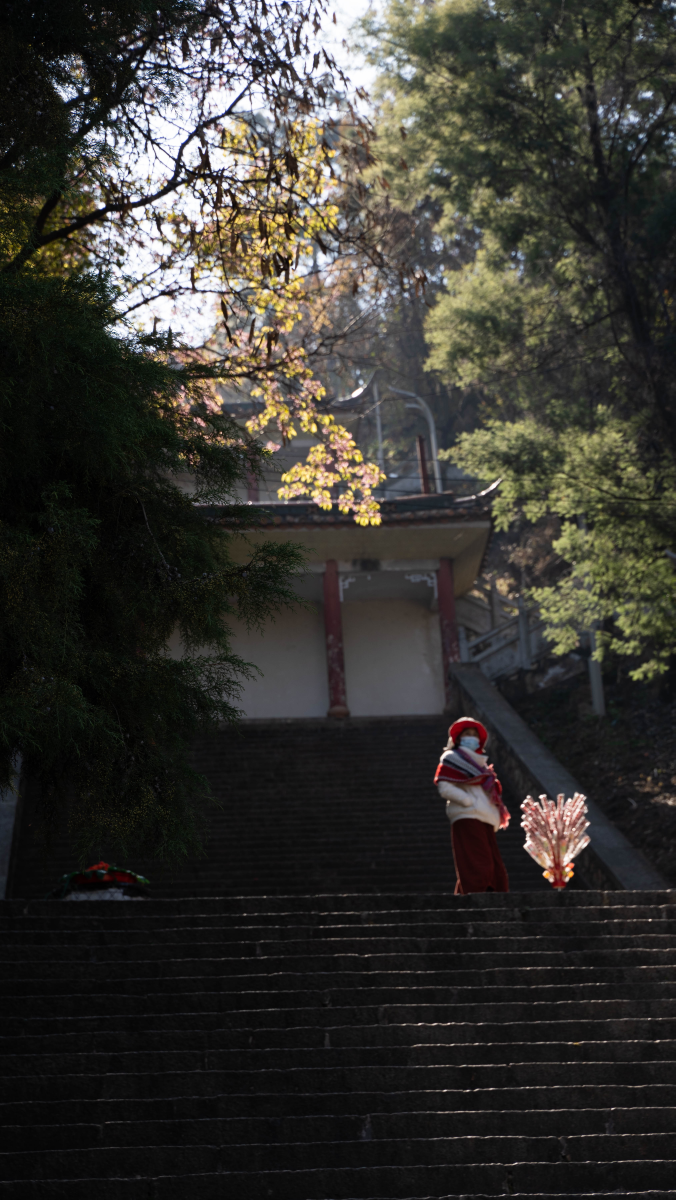
#> input picture travelling/images/丽江/DSC09526.jpg, 3376 x 6000 px (shown at 1/5 size); its folder holds only this picture in this run
$ jupyter execute --allow-errors grabgps.ipynb
#> lines starting #> are read from the running program, lines starting #| are printed output that depends on the picture
[cell 1]
from PIL import Image
from PIL.ExifTags import TAGS, GPSTAGS

def get_exif_data(image_path):
    """
    从图片中提取EXIF数据
    """
#> called with image_path = 'travelling/images/丽江/DSC09526.jpg'
    exif_data = {}
    try:
        image = Image.open(image_path)
#> image is the input picture: PIL image 3376x6000 RGB; mean R, G, B 54.6, 53.2, 48.8
        if hasattr(image, '_getexif'):
            exif_info = image._getexif()
#> exif_info = 46 items
            if exif_info is not None:
                for tag, value in exif_info.items():
                    decoded_tag = TAGS.get(tag, tag)
                    exif_data[decoded_tag] = value
#> this loop made 46 passes
#> (tag, value, decoded_tag) on passes 1, 2, 3, 4, 6, 12, 13, 17, 18, 19, 21, 25: (296, 2, 'ResolutionUnit'), (34665, 212, 'ExifOffset'), (271, 'SONY', 'Make'), (272, 'ILCE-7M3', 'Model'), (306, '2024:01:21 23:07:52', 'DateTime'), (36867, '2024:01:19 12:18:14', 'DateTimeOriginal'), (36868, '2024:01:19 12:18:14', 'DateTimeDigitized'), (37383, 2, 'MeteringMode'), (37384, 0, 'LightSource'), (37385, 16, 'Flash'), (40961, 1, 'ColorSpace'), (36880, '+08:00', 'OffsetTime')
#> (tag, decoded_tag) on passes 5, 7, 8, 9, 10, 11: (305, 'Software'), (282, 'XResolution'), (283, 'YResolution'), (36864, 'ExifVersion'), (37377, 'ShutterSpeedValue'), (37378, 'ApertureValue')
#> after the loop, exif_data = 46 items
    except Exception as e:
        print("Error:", e)
    return exif_data

def get_gps_info(exif_data):
    """
    从EXIF数据中提取GPS信息
    """
    gps_info = {}
    if 'GPSInfo' in exif_data:
        for tag, value in exif_data['GPSInfo'].items():
            decoded_tag = GPSTAGS.get(tag, tag)
            gps_info[decoded_tag] = value
    return gps_info

def extract_image_info(image_path):
    """
    提取图片信息：GPS定位、拍摄时间等
    """
    exif_data = get_exif_data(image_path)
#> exif_data = 46 items
    gps_info = get_gps_info(exif_data)
#> gps_info = 0 items

    print("Image Information:")
    print("-------------------")
    print("GPS Info:")
    for key, value in gps_info.items():
        print(f"{key}: {value}")
#> this loop made 0 passes

    if 'DateTimeOriginal' in exif_data:
        print(f"DateTimeOriginal: {exif_data['DateTimeOriginal']}")
#| DateTimeOriginal: 2024:01:19 12:18:14
#> `exif_data,gps_info = extract_image_info(image_path)`: exif_data = 46 items; gps_info = 0 items
    elif 'DateTime' in exif_data:
        print(f"DateTime: {exif_data['DateTime']}")
    else:
        print("No capture time information found.")
    return exif_data,gps_info
import numpy as np
from glob import glob
imglist = glob('C:/Users/Squar/Documents/GitHub/Squarerootof6.github.io/travelling/images/fulls/丽江/*.jpg')
print(imglist)
#> (the rest of this cell did not finish here and is left out)

[cell 2]
import requests
import pandas as pd
import time
import random

#通过经纬度获得城市名和城市地址（省市区）
# [14 lines left out: function get_address, not called in this run]
#通过经纬度获得城市名和城市地址（省市区）
def get_loc(address):
    ak = 'Qy47bEF4AFLUlYbVijW5MgBdfUmg7pvt'
    url = f"https://api.map.baidu.com/geocoding/v3/?address={address}&output=json&ak={ak}&"
    response = requests.get(url)
    referer = response.headers
    print("Referer:", referer)
    data = response.json()
    print(data)

    return data['result']['location']


#替换成自己的ak


'''#将文档中每一行经纬度，请求接口，返回并打印数据
city_list = []
address_list = []
for index, row in df.iterrows():
    lat = row['latitude']
    lng = row['longitude']
    city1, address1 = get_address(lat, lng, ak)
    print(city1, address1)
    #将数据加入列表中
    city_list.append(city1)
    address_list.append(address1)
    sleep_time = random.uniform(0.04, 0.2)
    time.sleep(sleep_time)   #个人开发者API请求每秒最多30次，休息一下'''
#get_address(lt,lo)
get_loc('大理')
#> (the call stopped at in get_loc, `response = requests.get(url)`: the network is not available in this run)

[cell 3]
import socket

# 查看当前主机名
print('当前主机名称为 : ' + socket.gethostname())

# 根据主机名称获取当前IP
print('当前主机的IP为: ' + socket.gethostbyname(socket.gethostname()))


# 下方代码为获取当前主机IPV4 和IPV6的所有IP地址(所有系统均通用)
addrs = socket.getaddrinfo(socket.gethostname(),None)

for item in addrs:
    print(item)

# 仅获取当前IPV4地址
print('当前主机IPV4地址为:' + [item[4][0] for item in addrs if ':' not in item[4][0]][0])

# 同上仅获取当前IPV4地址
for item in addrs:
    if ':' not in item[4][0]:
        print('当前主机IPV4地址为:' + item[4][0])
        break

[cell 4]
import requests

#> (the rest of this cell did not finish here and is left out)

[cell 5]
img = Image.open('travelling/images/thumbs/07.jpg')
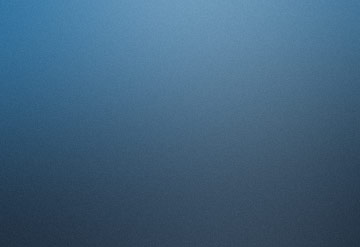
#> input picture travelling/images/thumbs/07.jpg, 360 x 247 px
#> img is the input picture: PIL image 360x247 RGB; mean R, G, B 64.7, 98.3, 125.5
img.size
#> Out = (360, 247)

[cell 6]
from PIL import Image
import os

# [30 lines left out: function crop_and_save_image, not called in this run]

#> (the rest of this cell did not finish here and is left out)

[cell 7]
from PIL import Image
from PIL.ExifTags import TAGS, GPSTAGS
from fractions import Fraction
from PIL import Image
import os
from glob import glob
def crop_and_save_image(image_path, output_folder, i):
    # 打开图像
#> called with image_path = './travelling/images/丽江/DSC09526.jpg', output_folder = './travelling/images/丽江', i = 1
    img = Image.open(image_path)

    # 保存原始图像
    fulls_folder = os.path.join(output_folder, 'fulls')
    os.makedirs(fulls_folder, exist_ok=True)
    fulls_path = os.path.join(fulls_folder, f"{i:02d}.jpg")
    img.save(fulls_path)

    # 缩略图像，保持纵横比
    width, height = img.size
#> width = 3376; height = 6000
    target_width, target_height = 430, 383
    if width/target_width > height/target_height:
        img.thumbnail((target_height/height*width, target_height))
    else:
        img.thumbnail((target_width, target_width*height/width))
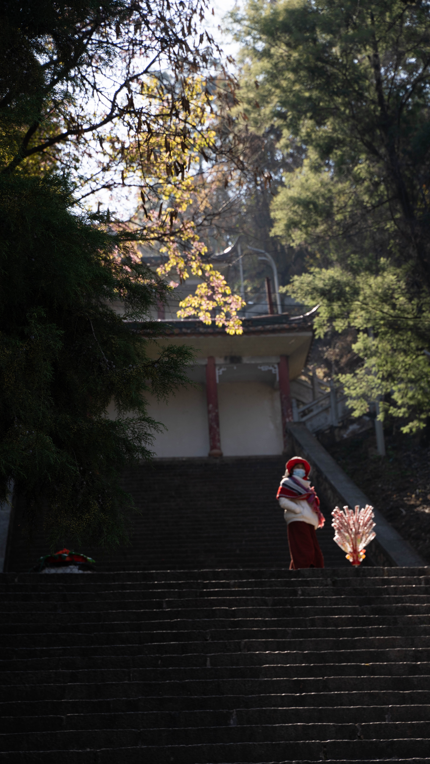
#> img: PIL image 430x764 RGB; mean R, G, B 54.6, 53.1, 48.7
    # 计算裁剪区域
    width, height = img.size
#> width = 430; height = 764
    left = (width - target_width) / 2
#> left = 0
    top = (height - target_height) / 2
#> top = 190.5
    right = (width + target_width) / 2
#> right = 430
    bottom = (height + target_height) / 2
#> bottom = 573.5
    # 裁剪图像
    cropped_img = img.crop((left, top, right, bottom))
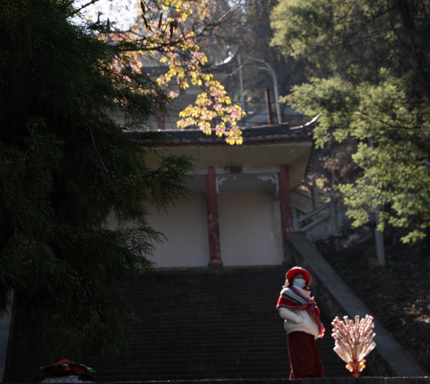
#> cropped_img: PIL image 430x384 RGB; mean R, G, B 51, 48.9, 43.3
    # 保存裁剪后的图像
    thumbs_folder = os.path.join(output_folder, 'thumbs')
    os.makedirs(thumbs_folder, exist_ok=True)
    thumbs_path = os.path.join(thumbs_folder, f"{i:02d}.jpg")
    cropped_img.save(thumbs_path)
# [45 lines left out: functions get_exif_data, get_gps_info, extract_image_info, get_address, not called in this run]
def get_loc(address):
    ak = 'Qy47bEF4AFLUlYbVijW5MgBdfUmg7pvt'
    url = f"https://api.map.baidu.com/geocoding/v3/?address={address}&output=json&ak={ak}&"
    response = requests.get(url)
    data = response.json()
    return data['result']['location']

import numpy as np
import requests
from glob import glob
import os
